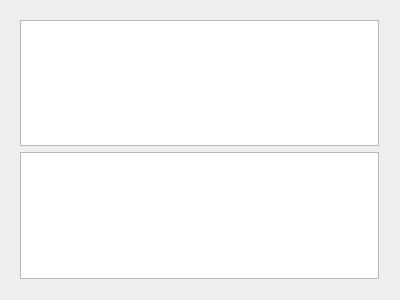
<?xml version="1.0" encoding="UTF-8"?>
<ui version="4.0">
 <class>Widget</class>
 <widget class="QWidget" name="Widget">
  <property name="geometry">
   <rect>
    <x>0</x>
    <y>0</y>
    <width>400</width>
    <height>300</height>
   </rect>
  </property>
  <property name="windowTitle">
   <string>Widget</string>
  </property>
  <widget class="QWidget" name="verticalLayoutWidget">
   <property name="geometry">
    <rect>
     <x>9</x>
     <y>9</y>
     <width>381</width>
     <height>281</height>
    </rect>
   </property>
   <layout class="QVBoxLayout" name="verticalLayout">
    <item>
     <widget class="QTextEdit" name="CodeText"/>
    </item>
    <item>
     <widget class="QTextEdit" name="DecodeText"/>
    </item>
   </layout>
  </widget>
 </widget>
 <layoutdefault spacing="6" margin="11"/>
 <resources/>
 <connections/>
</ui>
